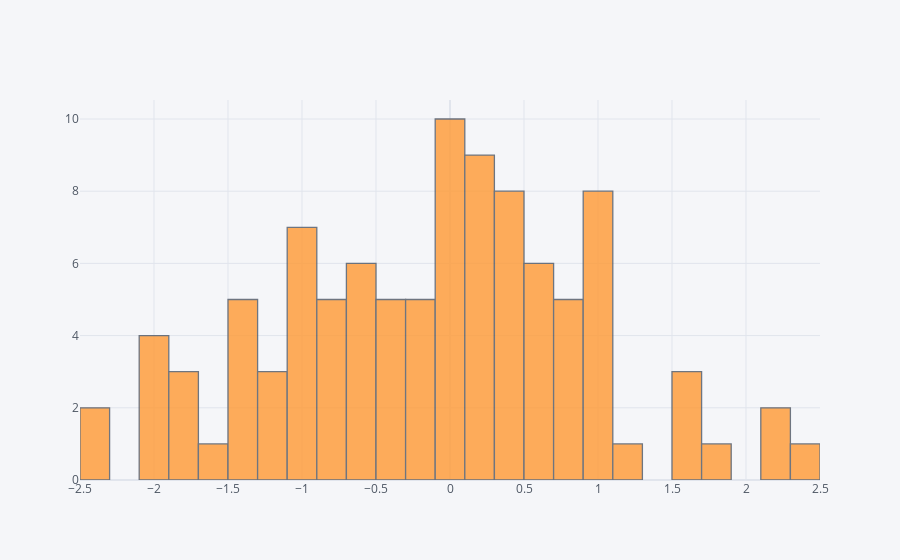

Source (notebook cell):
### Markdown cell above
### Histogram

### Code cell
df['A'].iplot(kind='hist', bins=25)

### Figure 1 — Plotly figure (JSON) as saved in the notebook; plotly's stock layout.template omitted (floating-point values rounded to 4 significant figures)
{"data": [{"histfunc": "count", "histnorm": "", "marker": {"color": "rgba(255, 153, 51, 1.0)", "line": {"color": "#4D5663", "width": 1.3}}, "name": "A", "nbinsx": 25, "opacity": 0.8, "orientation": "v", "type": "histogram", "x": [0.3285, -2.4, 0.2607, -0.1919, 0.8763, 0.07017, -0.3242, -1.429, -1.767, 0.9374, -0.5658, -1.053, 1.501, -1.024, -0.1742, 0.1656, 1.176, 0.6745, -0.9264, -0.05411, 0.7478, 0.2507, -0.05425, -0.08346, 0.1151, -0.5572, 0.5138, -1.948, -1.831, 0.04934, -1.987, 0.1312, -1.412, -1.103, 1.022, 0.3219, 2.217, -0.124, 0.2239, 1.022, -0.3462, 0.1793, 0.3208, -0.06604, -0.58, 0.4239, 1.04, 0.9385, -0.8706, -0.6802, -0.9795, -1.797, -0.9058, 0.5374, 0.4126, -0.2484, 2.208, -0.5995, 0.7581, -0.7636, -1.697, 1.748, 0.06679, 0.4109, -1.955, -2.368, -0.8807, -0.3999, 0.09983, 0.1798, -1.343, -0.7832, 0.508, 1.634, -1.158, -1.451, -0.7415, 0.5149, 0.4022, 0.3701, 0.7554, -0.5113, -1.44, 0.1196, 1.518, -0.4198, 0.9204, -0.1988, -1.205, -0.9143, -0.07275, 0.8045, 0.5064, 1.005, -0.3212, -1.065, -2.056, 0.01472, 0.9525, 2.412]}], "layout": {"barmode": "overlay", "legend": {"bgcolor": "#F5F6F9", "font": {"color": "#4D5663"}}, "paper_bgcolor": "#F5F6F9", "plot_bgcolor": "#F5F6F9", "title": {"font": {"color": "#4D5663"}}, "xaxis": {"gridcolor": "#E1E5ED", "showgrid": true, "tickfont": {"color": "#4D5663"}, "title": {"font": {"color": "#4D5663"}, "text": ""}, "zerolinecolor": "#E1E5ED"}, "yaxis": {"gridcolor": "#E1E5ED", "showgrid": true, "tickfont": {"color": "#4D5663"}, "title": {"font": {"color": "#4D5663"}, "text": ""}, "zerolinecolor": "#E1E5ED"}}}
